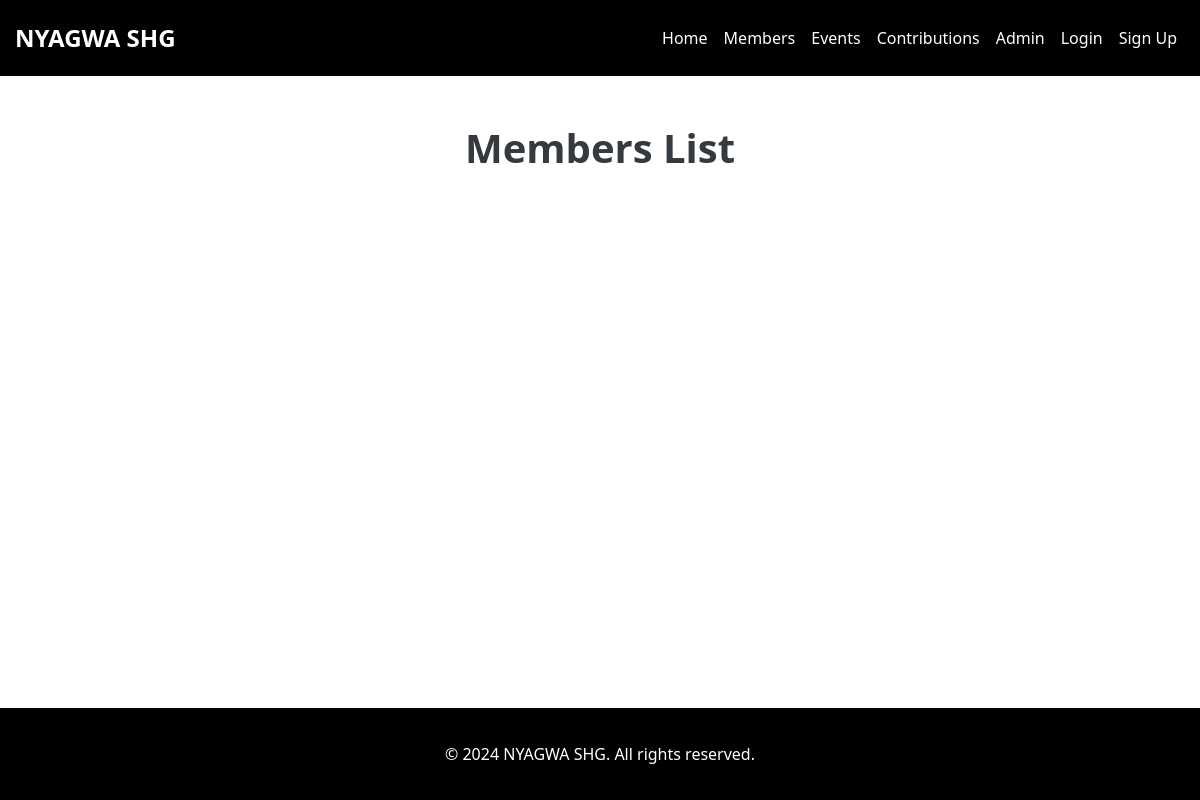
Before: /members/ with the older database file.
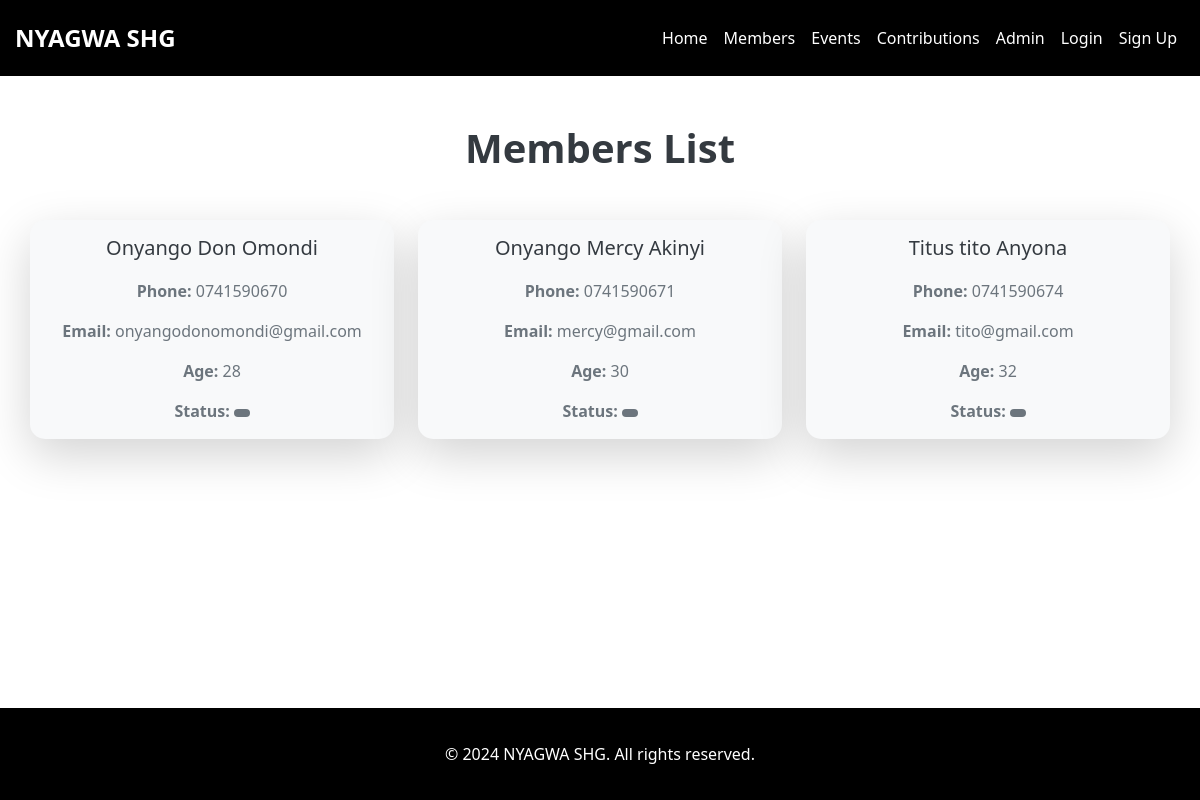
After: the same page with the newer database file.
### members/models.py (models this page shows, shortened)
class Member(models.Model):
    surname = models.CharField(max_length=100)
    first_name = models.CharField(max_length=100)
    last_name = models.CharField(max_length=100)
    phone_number = models.CharField(max_length=15)
    birthdate = models.DateField(null=True, blank=True)
    email = models.EmailField(null=True, blank=True)
    location_type = models.CharField(
        max_length=10,
        choices=[('village', 'Village'), ('town', 'Town')],
        default='Unknown'
    )
    town_name = models.CharField(max_length=100, null=True, blank=True)
    has_children = models.BooleanField(null=True, blank=True)
    number_of_children = models.PositiveIntegerField(null=True, blank=True)
    date_of_registration = models.DateField(default=date.today, editable=False, null=True)
    def age(self):
        if self.birthdate:
            today = date.today()
            return today.year - self.birthdate.year - ((today.month, today.day) < (self.birthdate.month, self.birthdate.day))
        return None
    age.short_description = 'Age'  # This gives a name to the column in the admin

### members/views.py (the view)
# urls.py: path('members/', views.members_page, name='members'),
def members_page(request):
    members = Member.objects.all()
    return render(request, 'members_page.html', {'members': members})

### members/templates/members_page.html (shortened to what this page needs)
{% extends 'base.html' %}
{% block content %}
<h1 class="text-center mb-5">Members List</h1>
<div class="container">
    <div class="row justify-content-center">
        {% for member in members %}
        <div class="col-lg-4 col-md-6 mb-4 d-flex align-items-stretch">
            <div class="card shadow-lg border-0 w-100 member-card">
                <div class="card-body">
                    <h5 class="card-title font-weight-bold text-center">{{ member.surname }} {{ member.first_name }} {{ member.last_name }}</h5>
                    <p class="card-text"><strong>Phone:</strong> {{ member.phone_number }}</p>
                    <p class="card-text"><strong>Email:</strong> {{ member.email }}</p>
                    <p class="card-text"><strong>Age:</strong> {{ member.age }}</p>
                    <p class="card-text"><strong>Status:</strong>
                        <span class="badge {% if member.status == 'Super Member' %}bg-success{% elif member.status == 'Active Member' %}bg-info{% else %}bg-secondary{% endif %}">
                        </span>
                    </p>
                </div>
            </div>
        </div>
        {% endfor %}
    </div>
</div>
{% endblock %}

### members/templates/base.html (shortened to what this page needs)
{% load static %}
{% load widget_tweaks %}
<!DOCTYPE html>
<html lang="en">
<head>
    <link href="https://cdn.jsdelivr.net/npm/bootstrap@5.3.0/dist/css/bootstrap.min.css" rel="stylesheet">
    <link href="{% static 'css/styles.css' %}" rel="stylesheet">
</head>
<body>
    <div class="wrapper">
        <nav class="navbar navbar-expand-lg navbar-dark">
            <div class="container">
                <a class="navbar-brand" href="#">NYAGWA SHG</a>
                <div class="collapse navbar-collapse" id="navbarNav">
                    <ul class="navbar-nav ms-auto">
                        <li class="nav-item">
                            <a class="nav-link active" aria-current="page" href="{% url 'home' %}">Home</a>
                        </li>
                        <li class="nav-item">
                            <a class="nav-link" href="{% url 'members' %}">Members</a>
                        </li>
                        <li class="nav-item">
                            <a class="nav-link" href="{% url 'events_page' %}">Events</a>
                        </li>
                        <li class="nav-item">
                            <a class="nav-link" href="{% url 'contributions_page' %}">Contributions</a>
                        </li>
                        <li class="nav-item">
                            <a class="nav-link" href="{% url 'admin:index' %}">Admin</a>
                        </li>
                        {% if user.is_authenticated %}
                        <li class="nav-item">
                            <a class="nav-link" href="{% url 'profile' %}">Profile</a>
                        </li>
                        <li class="nav-item">
                            <form id="logout-form" action="{% url 'logout' %}" method="POST" style="display: none;">
                                {% csrf_token %}
                                <button type="submit">Logout</button>
                            </form>
                            <a class="nav-link" href="#" onclick="event.preventDefault(); document.getElementById('logout-form').submit();">Logout</a>
                        </li>
                        {% else %}
                        <li class="nav-item">
                            <a class="nav-link" href="{% url 'login' %}">Login</a>
                        </li>
                        <li class="nav-item">
                            <a class="nav-link" href="{% url 'signup' %}">Sign Up</a>
                        </li>
                        {% endif %}
                    </ul>
                </div>
            </div>
        </nav>
        <div class="content container mt-5">
            {% block content %}
            {% endblock %}
        </div>
        <footer class="footer text-center">
            <div class="container p-4">
                <p class="text-center mb-0">&copy; 2024 NYAGWA SHG. All rights reserved.</p>
            </div>
        </footer>
    </div>
</body>
</html>

### static/css/styles.css (style rules this page uses)
.navbar { background-color: #000; padding: 15px 0; z-index: 1000; position: relative; }
.navbar-brand { font-weight: bold; color: #fff; font-size: 1.5rem; }
.navbar-nav .nav-link { color: #fff; font-size: 1rem; padding-left: 20px; padding-right: 20px; }
.card { border-radius: 15px; transition: transform 0.2s ease-in-out, box-shadow 0.2s ease-in-out; background-color: #f8f9fa; margin-bottom: 15px; }
.card-title { color: #343a40; margin-bottom: 1.2rem; text-align: center; }
.card-text { color: #6c757d; text-align: center; }
.container { max-width: 1200px; padding-left: 15px; padding-right: 15px; }
h1 { font-size: 2.5rem; font-weight: 700; color: #343a40; margin-bottom: 2rem; text-align: center; }
.footer { background-color: #000; color: #fff; padding: 10px 0; }
body, html { height: 100%; margin: 0; }
.wrapper { min-height: 100%; display: flex; flex-direction: column; }
.content { flex: 1; }

Changed rows visible on the page:
added Member: surname "Onyango", first_name "Don", last_name "Omondi", phone_number "0741590670", email "onyangodonomondi@gmail.com", age "28"
added Member: surname "Onyango", first_name "Mercy", last_name "Akinyi", phone_number "0741590671", email "mercy@gmail.com", age "30"
added Member: surname "Titus", first_name "tito", last_name "Anyona", phone_number "0741590674", email "tito@gmail.com", age "32"
